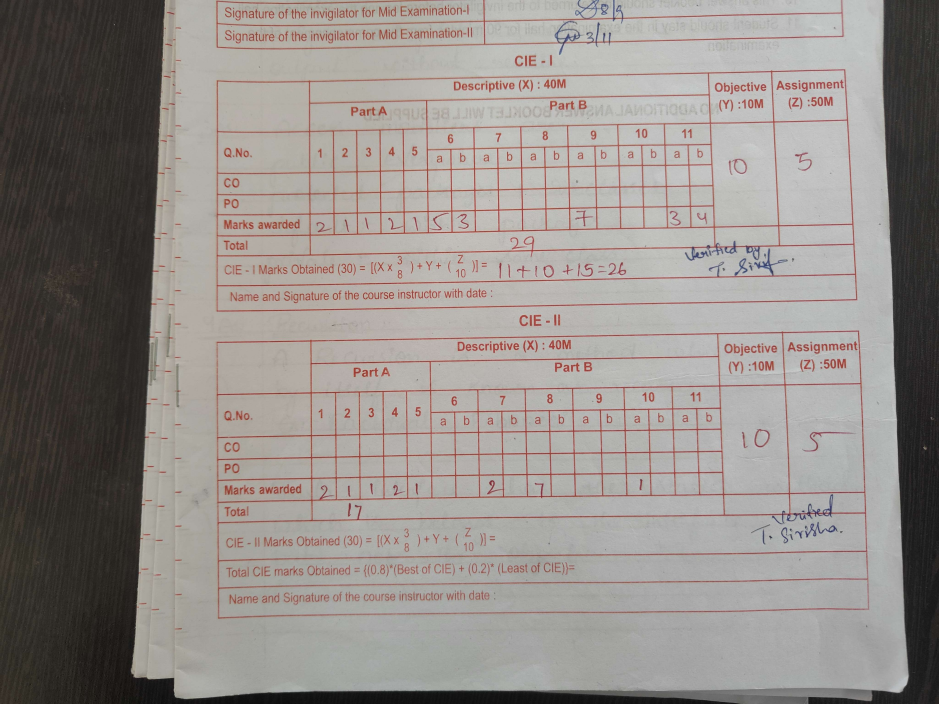
#> input picture image_preprocessing/images/1.jpg, 4694 x 3520 px, found by its file name (shown at 1/5 size); its folder holds 4 pictures in this run
$ jupyter execute --allow-errors all_codes.ipynb
#> lines starting #> are read from the running program, lines starting #| are printed output that depends on the picture
[cell 1]
# bits croper

from ultralytics import YOLO
import cv2
import numpy as np
import os

#> (the rest of this cell did not finish here and is left out)

[cell 2]
# box drawing code with numbers

from ultralytics import YOLO
import cv2
import numpy as np
#> (the rest of this cell did not finish here and is left out)

[cell 3]
# image tester code

from ultralytics import YOLO
import cv2

#> (the rest of this cell did not finish here and is left out)

[cell 4]
# image rotater

import os
from PIL import Image
from pillow_heif import register_heif_opener

register_heif_opener()
#> (this line was passed over: pillow_heif is not available in this run)

folder = r"D:\zz train\images"

for filename in os.listdir(folder):
    if filename.lower().endswith((".jpg", ".jpeg", ".png", ".heic")):
        img_path = os.path.join(folder, filename)

        try:
            img = Image.open(img_path)
#> img is the input picture: PIL image 4694x3520 RGB; mean R, G, B 148.5, 142.5, 138.6
            rotated = img.rotate(90, expand=True)
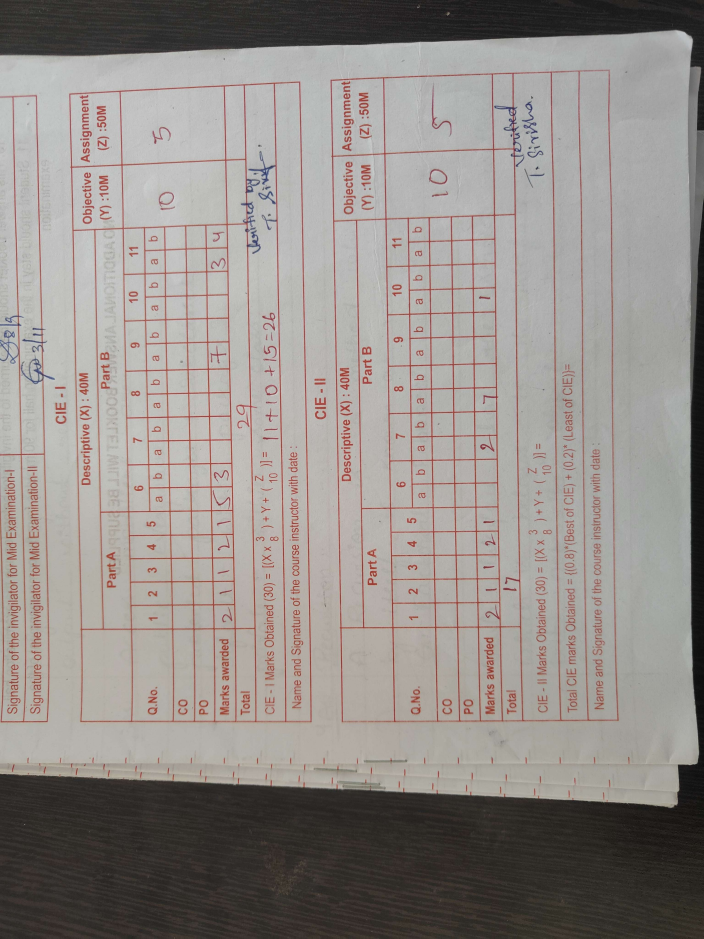
#> rotated: PIL image 3520x4694 RGB (shown at 1/5 size); mean R, G, B 148.5, 142.5, 138.6
            rotated.save(img_path)
            print("Rotated:", img_path)

        except Exception as e:
            print("Skipping:", img_path, "| Error:", e)
#> pass 2 of the loop `for filename in os.listdir(folder):`:
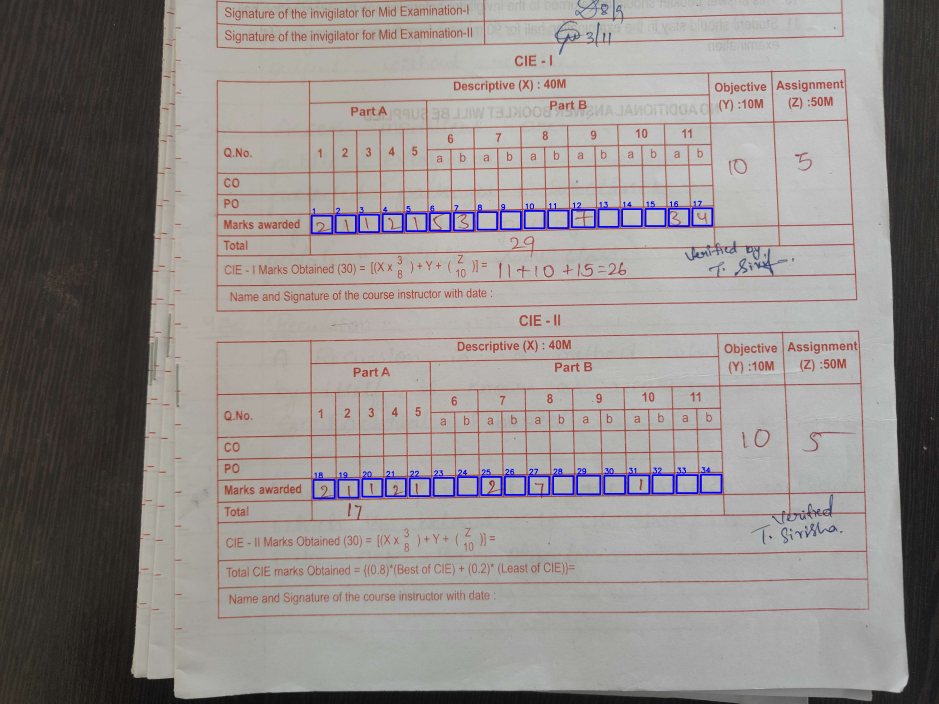
#> input picture image_preprocessing/images/2.jpg, 4694 x 3520 px, found by its file name (shown at 1/5 size)
#> img is the input picture: PIL image 4694x3520 RGB; mean R, G, B 147, 141.1, 139.3
#> `rotated = img.rotate(90, expand=True)`:
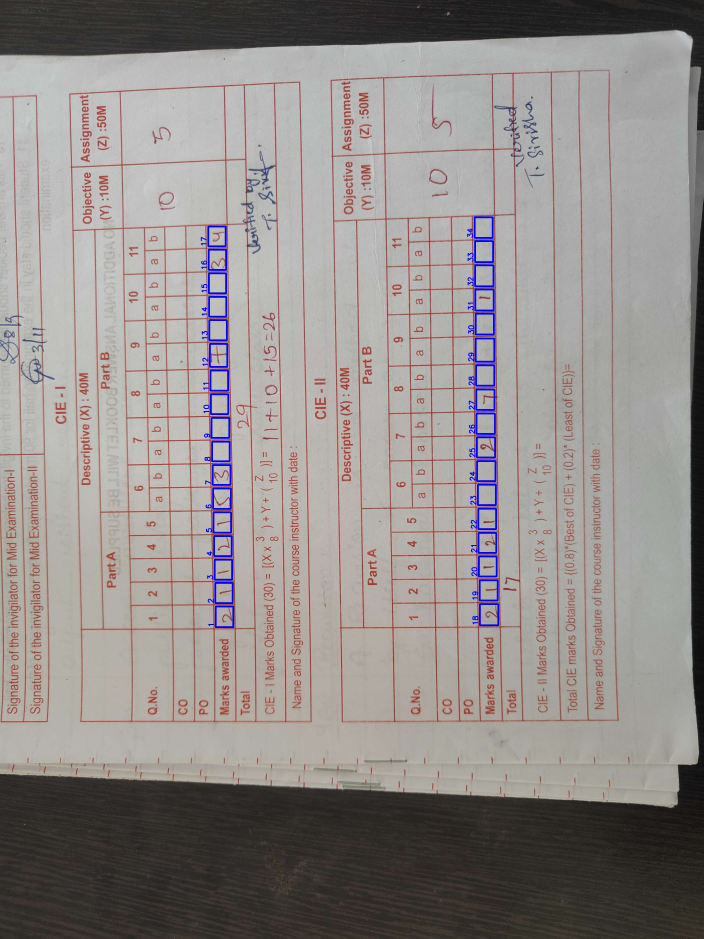
#> rotated: PIL image 3520x4694 RGB (shown at 1/5 size); mean R, G, B 147, 141.1, 139.3
#> pass 3 of the loop `for filename in os.listdir(folder):`:
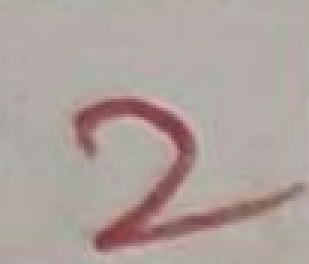
#> input picture image_preprocessing/images/3.jpg, 103 x 88 px, found by its file name (shown 3 times larger)
#> img is the input picture: PIL image 103x88 RGB; mean R, G, B 174.6, 162.1, 157.4
#> `rotated = img.rotate(90, expand=True)`:
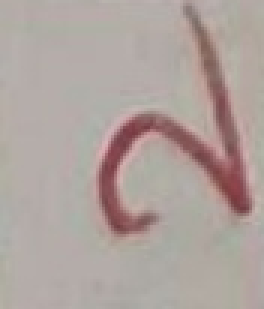
#> rotated: PIL image 88x103 RGB (shown 3 times larger); mean R, G, B 174.6, 162.1, 157.4
#> the loop made 4 passes; the first 3 are shown

[cell 5]
# images name renamer

import os
folder = f"../zz train/images"
#> folder = '../zz train/images'
start_number = 40
files = os.listdir(folder)
#> files = ['1.jpg', '2.jpg', '3.jpg', '4.jpg']
image_files = [f for f in files if f.lower().endswith(('.jpg', '.jpeg', '.png', '.heic'))]
#> image_files = ['1.jpg', '2.jpg', '3.jpg', '4.jpg']
image_files.sort()
current_number = start_number

for filename in image_files:
    old_path = os.path.join(folder, filename)
    new_name = f"{current_number}.jpg"
    new_path = os.path.join(folder, new_name)
    os.rename(old_path, new_path)
    current_number += 1
#> this loop made 4 passes
#> (filename, new_name) on passes 1 to 4: ('1.jpg', '40.jpg'), ('2.jpg', '41.jpg'), ('3.jpg', '42.jpg'), ('4.jpg', '43.jpg')
#> after the loop, current_number = 44

[cell 6]
# image saturation

import cv2
import numpy as np
import glob
import os

input_folder = "./crops/"
output_folder = "./crops_output/"
os.makedirs(output_folder, exist_ok=True)

lower_red1 = np.array([0, 15, 15])
upper_red1 = np.array([25, 255, 255])

lower_red2 = np.array([155, 15, 15])
upper_red2 = np.array([179, 255, 255])

kernel = np.ones((3,3), np.uint8)

for img_path in glob.glob(input_folder + "/*.jpg"):  # change to jpg if needed
    img = cv2.imread(img_path)
    hsv = cv2.cvtColor(img, cv2.COLOR_BGR2HSV)

    mask1 = cv2.inRange(hsv, lower_red1, upper_red1)
    mask2 = cv2.inRange(hsv, lower_red2, upper_red2)
    mask = mask1 | mask2

    mask = cv2.morphologyEx(mask, cv2.MORPH_OPEN, kernel, iterations=1)
    h, s, v = cv2.split(hsv)

    s = s.astype(np.float32)
    s[mask > 0] *= 4
    s = np.clip(s, 0, 255).astype(np.uint8)

    hsv_enhanced = cv2.merge([h, s, v])
    final_img = cv2.cvtColor(hsv_enhanced, cv2.COLOR_HSV2BGR)

    filename = os.path.basename(img_path)
    cv2.imwrite(os.path.join(output_folder, filename), final_img)

    print("Saved:", filename)

[cell 7]
# image saturation with thresholding(THRESH_BINARY_INV)

import cv2
import numpy as np
import glob
import os

input_folder = "./crops/"
binary_output_folder = "./crops_binary_inv/"

os.makedirs(binary_output_folder, exist_ok=True)

lower_red1 = np.array([0, 15, 15])
upper_red1 = np.array([25, 255, 255])

lower_red2 = np.array([155, 15, 15])
upper_red2 = np.array([179, 255, 255])

kernel = np.ones((13,13), np.uint8)

for img_path in glob.glob(input_folder + "/*.jpg"):
    img = cv2.imread(img_path)
    hsv = cv2.cvtColor(img, cv2.COLOR_BGR2HSV)

    mask1 = cv2.inRange(hsv, lower_red1, upper_red1)
    mask2 = cv2.inRange(hsv, lower_red2, upper_red2)
    mask = mask1 | mask2

    mask = cv2.morphologyEx(mask, cv2.MORPH_OPEN, kernel, iterations=1)
    h, s, v = cv2.split(hsv)

    s = s.astype(np.float32)
    s[mask > 0] *= 4
    s = np.clip(s, 0, 255).astype(np.uint8)

    hsv_enhanced = cv2.merge([h, s, v])
    final_img = cv2.cvtColor(hsv_enhanced, cv2.COLOR_HSV2BGR)

    filename = os.path.basename(img_path)

    gray = cv2.cvtColor(final_img, cv2.COLOR_BGR2GRAY)
    _, binary_inv = cv2.threshold(gray, 120, 255, cv2.THRESH_BINARY_INV)
    binary_inv = cv2.resize(binary_inv, (32, 32), interpolation=cv2.INTER_NEAREST)

    cv2.imwrite(os.path.join(binary_output_folder, filename), binary_inv)

    print("Saved:", filename, "and binary_inv version")

[cell 8]
# images sorter

import os
import cv2
import torch
import numpy as np
import shutil
import torch.nn as nn

#> (the rest of this cell did not finish here and is left out)

[cell 9]
# image generator with out box but adding noise and augmenting images

import cv2
import numpy as np
import os
import random

INPUT_DIR = "./normal data"
OUTPUT_DIR = "./augmented"

os.makedirs(OUTPUT_DIR, exist_ok=True)

# ---------- AUGMENTATION FUNCTIONS ----------

# [102 lines left out: functions random_translate, add_noise, random_scale, random_rotate, random_margin_crop, random_stray_stroke, not called in this run]


# ---------- MAIN PROCESS ----------

#> (the rest of this cell did not finish here and is left out)

[cell 10]
# removing exes data

import os
import random

DATASET_DIR = "./augmented"   # change if needed
KEEP_COUNT = 7000

for cls in sorted(os.listdir(DATASET_DIR)):
    cls_path = os.path.join(DATASET_DIR, cls)
    if not os.path.isdir(cls_path):
        continue

    # list all image files
    files = [f for f in os.listdir(cls_path)
             if f.lower().endswith((".png", ".jpg", ".jpeg"))]
#> files = []

    print(f"Class {cls}: found {len(files)} images")
#| Class 0: found 0 images

    if len(files) <= KEEP_COUNT:
        print(f"Skipping class {cls} (only {len(files)}, nothing to delete)")
#| Skipping class 0 (only 0, nothing to delete)
        continue

    # choose 7000 random files to keep
    keep_files = set(random.sample(files, KEEP_COUNT))

    # delete everything else
    deleted = 0
    for f in files:
        if f not in keep_files:
            os.remove(os.path.join(cls_path, f))
            deleted += 1

    print(f"Class {cls}: kept {KEEP_COUNT}, deleted {deleted}")
